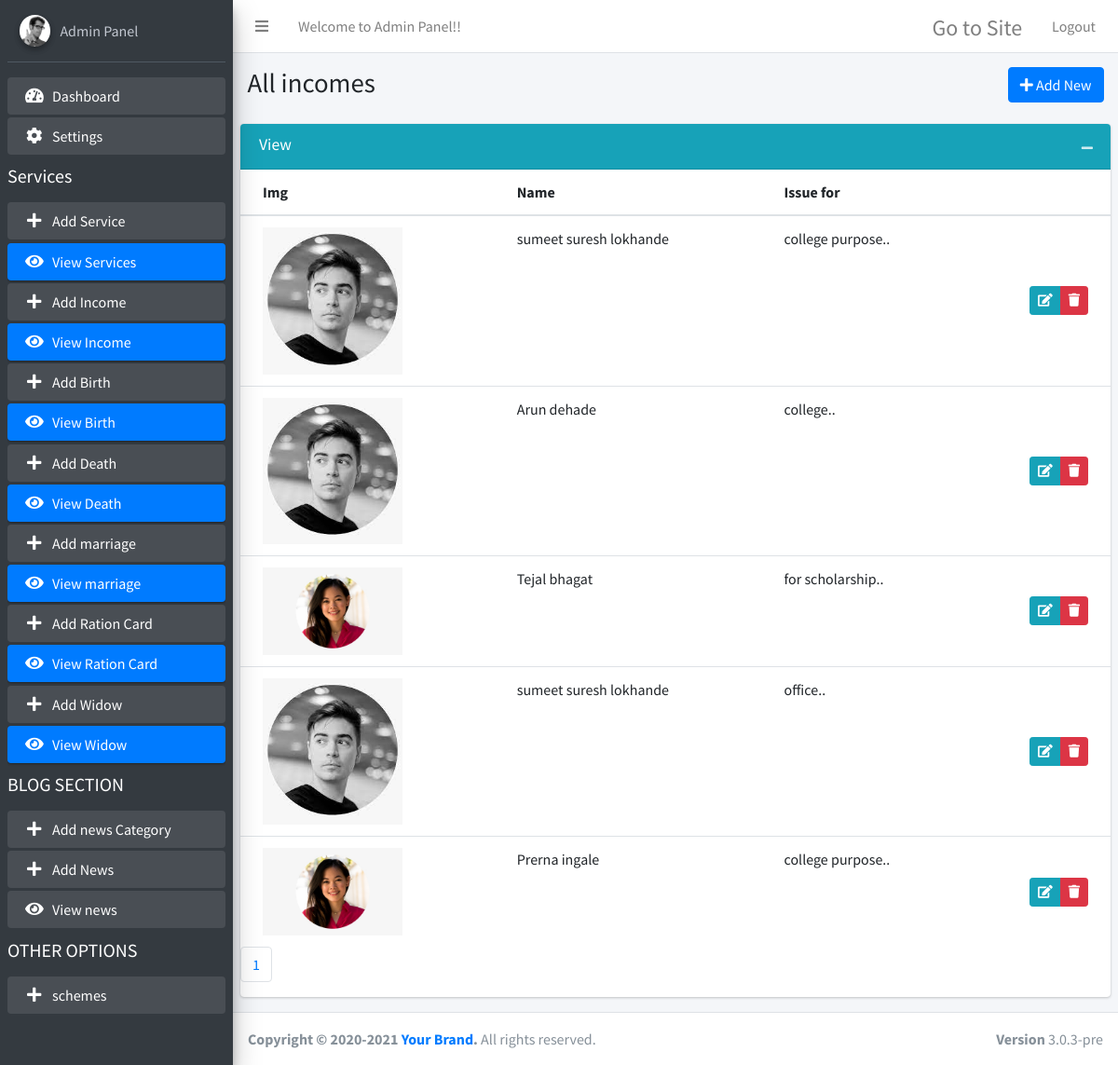
/admin/view-income.php (signed in), run on the app's committed database.
### tables this page shows
CREATE TABLE `income` (
  `id` int(100) NOT NULL,
  `name` varchar(255) NOT NULL,
  `Gender` varchar(255) NOT NULL,
  `issue_date` datetime NOT NULL,
  `issue_for` varchar(255) NOT NULL,
  `Income` int(100) NOT NULL,
  `aadhar` int(12) NOT NULL,
  `img` varchar(255) NOT NULL
);

### admin/view-income.php (the view, shortened to what this page needs)
<?php
include 'conn.php';
?>
<!DOCTYPE html>
<html>
<head>
  <link rel="stylesheet" href="plugins/fontawesome-free/css/all.min.css">
  <link rel="stylesheet" href="https://code.ionicframework.com/ionicons/2.0.1/css/ionicons.min.css">
  <link rel="stylesheet" href="dist/css/adminlte.min.css">
  <link rel="stylesheet" href="plugins/summernote/summernote-bs4.css">
</head>
<body class="hold-transition sidebar-mini">
<div class="wrapper">
   <?php include"topbar.php"; ?>
  <?php include"sidebar.php"; ?>
<?php
$limit = 10;
if (isset($_GET["page"])) {
	$page  = $_GET["page"];
	}
	else{
	$page=1;
	};
$serial = ($page-1) * $limit;
    $resultt = mysqli_query($con,"SELECT * FROM income ORDER BY id DESC LIMIT $serial, $limit");
?>
  <div class="content-wrapper">
    <section class="content-header">
      <div class="container-fluid">
        <div class="row mb-2">
          <div class="col-sm-6">
            <h1>All incomes</h1>
          </div>
          <div class="col-sm-6" style="text-align:right;">
            <a class="btn btn-primary" href="add-income.php">
            <i class="fa fa-plus" aria-hidden="true"></i> Add New</a>
          </div>
        </div>
      </div>
    </section>
    <section class="content">
      <div class="row">
        <div class="col-md-12">
          <div class="card card-info">
            <div class="card-header">
              <h3 class="card-title">View</h3>
              <div class="card-tools">
                <button type="button" class="btn btn-tool" data-card-widget="collapse" data-toggle="tooltip" title="Collapse">
                  <i class="fas fa-minus"></i></button>
              </div>
            </div>
            <div class="card-body p-0">
              <table class="table">
                <thead>
                  <tr>
                    <th>Img</th>
                    <th>Name</th>
					         <th>Issue for</th>
                    <th></th>
                  </tr>
                </thead>
                <tbody>
				<?php
			while ($roww = mysqli_fetch_array($resultt)) {
			?>
				  <tr>
					<td><img style="width:150px;" src="images/income/<?php echo $roww["img"]; ?>"></td>
                    <td><?php echo $roww["name"]; ?></td>
					<td><?php $dec = $roww['issue_for'];
								$removetag = strip_tags($dec);
								$trim = $string = substr($removetag,0,600);
								echo $trim ; ?>..</td>
                    <td class="text-right py-0 align-middle">
                      <div class="btn-group btn-group-sm">
						<a href="add-income.php?edit=<?php echo $roww["id"]; ?>" onclick="return confirm('Are you sure?')"  class="btn btn-info"><i class="fas fa-edit"></i></a>
                        <a href="view-income.php?delete_id=<?php echo $roww["id"]; ?>" onclick="return confirm('Are you sure?')" class="btn btn-danger"><i class="fas fa-trash"></i></a>
                      </div>
                    </td>
                </tr>
			<?php
			}
			?>
				</tbody>
              </table>
            </div>
			 <?php
			$result_db = mysqli_query($con,"SELECT COUNT(id) FROM income");
		$row_db = mysqli_fetch_row($result_db);
		$total_records = $row_db[0];
		$total_pages = ceil($total_records / $limit);
		$pagLink = "<ul class='pagination'>";
		for ($i=1; $i<=$total_pages; $i++) {
					  $pagLink .= "<li class='page-item'><a class='page-link' href='view-income.php?page=".$i."'>".$i."</a></li>";
		}
		echo $pagLink . "</ul>";
		?>
          </div>
        </div>
      </div>
    </section>
  </div>
 <?php include"footer.php"; ?>
</div>
</body>
</html>

### data on the page
income: img (picture), name "sumeet suresh lokhande", issue_for "college purpose"
income: img (picture), name "Arun dehade", issue_for "college"
income: img (picture), name "Tejal bhagat", issue_for "for scholarship"
income: img (picture), name "sumeet suresh lokhande", issue_for "office"
income: img (picture), name "Prerna ingale", issue_for "college purpose"
